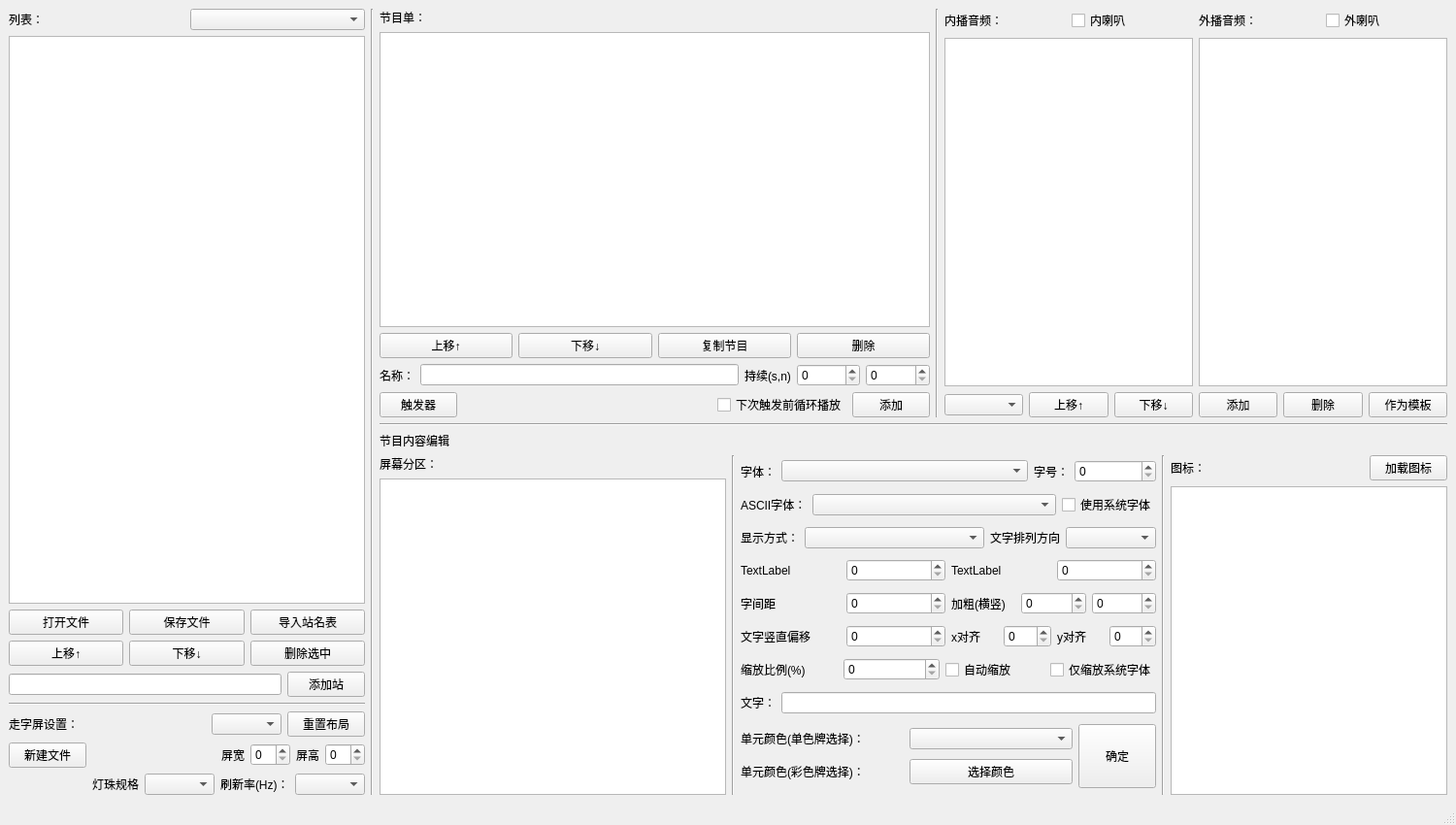
<?xml version="1.0" encoding="UTF-8"?>
<ui version="4.0">
 <class>ControlPanel</class>
 <widget class="QMainWindow" name="ControlPanel">
  <property name="geometry">
   <rect>
    <x>0</x>
    <y>0</y>
    <width>1500</width>
    <height>850</height>
   </rect>
  </property>
  <property name="minimumSize">
   <size>
    <width>1500</width>
    <height>850</height>
   </size>
  </property>
  <property name="maximumSize">
   <size>
    <width>1500</width>
    <height>850</height>
   </size>
  </property>
  <property name="windowTitle">
   <string>MainWindow</string>
  </property>
  <widget class="QWidget" name="centralwidget">
   <layout class="QHBoxLayout" name="horizontalLayout_28">
    <item>
     <layout class="QHBoxLayout" name="horizontalLayout_18" stretch="2,0,6">
      <item>
       <layout class="QVBoxLayout" name="verticalLayout" stretch="0,4,0,0,0,0,2">
        <item>
         <layout class="QHBoxLayout" name="horizontalLayout_30">
          <item>
           <widget class="QLabel" name="label">
            <property name="text">
             <string>列表：</string>
            </property>
           </widget>
          </item>
          <item>
           <widget class="QComboBox" name="combo_StopOrService"/>
          </item>
         </layout>
        </item>
        <item>
         <widget class="QTableWidget" name="tableWidget_lineChoose"/>
        </item>
        <item>
         <layout class="QHBoxLayout" name="horizontalLayout">
          <item>
           <widget class="QPushButton" name="btn_opFile">
            <property name="text">
             <string>打开文件</string>
            </property>
           </widget>
          </item>
          <item>
           <widget class="QPushButton" name="btn_saveFile">
            <property name="text">
             <string>保存文件</string>
            </property>
           </widget>
          </item>
          <item>
           <widget class="QPushButton" name="btn_newLine">
            <property name="text">
             <string>导入站名表</string>
            </property>
           </widget>
          </item>
         </layout>
        </item>
        <item>
         <layout class="QHBoxLayout" name="horizontalLayout_17">
          <item>
           <widget class="QPushButton" name="btn_MvUp_BusLine">
            <property name="text">
             <string>上移↑</string>
            </property>
           </widget>
          </item>
          <item>
           <widget class="QPushButton" name="btn_MvDn_BusLine">
            <property name="text">
             <string>下移↓</string>
            </property>
           </widget>
          </item>
          <item>
           <widget class="QPushButton" name="btn_delLine">
            <property name="text">
             <string>删除选中</string>
            </property>
           </widget>
          </item>
         </layout>
        </item>
        <item>
         <layout class="QHBoxLayout" name="horizontalLayout_2">
          <item>
           <widget class="QLineEdit" name="lineEdit"/>
          </item>
          <item>
           <widget class="QPushButton" name="btn_newStop">
            <property name="text">
             <string>添加站</string>
            </property>
           </widget>
          </item>
         </layout>
        </item>
        <item>
         <widget class="Line" name="line_4">
          <property name="orientation">
           <enum>Qt::Horizontal</enum>
          </property>
         </widget>
        </item>
        <item>
         <layout class="QVBoxLayout" name="verticalLayout_7" stretch="0,1,0,0">
          <item>
           <layout class="QHBoxLayout" name="horizontalLayout_21">
            <item>
             <widget class="QLabel" name="label_13">
              <property name="text">
               <string>走字屏设置：</string>
              </property>
             </widget>
            </item>
            <item>
             <spacer name="horizontalSpacer_5">
              <property name="orientation">
               <enum>Qt::Horizontal</enum>
              </property>
              <property name="sizeHint" stdset="0">
               <size>
                <width>40</width>
                <height>20</height>
               </size>
              </property>
             </spacer>
            </item>
            <item>
             <widget class="QComboBox" name="combo_ScreenColor"/>
            </item>
            <item>
             <widget class="QPushButton" name="btn_LineSet">
              <property name="text">
               <string>重置布局</string>
              </property>
             </widget>
            </item>
           </layout>
          </item>
          <item>
           <layout class="QVBoxLayout" name="verticalLayout_LayoutBtn"/>
          </item>
          <item>
           <layout class="QHBoxLayout" name="horizontalLayout_12">
            <item>
             <widget class="QPushButton" name="btn_NewFile">
              <property name="text">
               <string>新建文件</string>
              </property>
             </widget>
            </item>
            <item>
             <spacer name="horizontalSpacer_3">
              <property name="orientation">
               <enum>Qt::Horizontal</enum>
              </property>
              <property name="sizeHint" stdset="0">
               <size>
                <width>40</width>
                <height>20</height>
               </size>
              </property>
             </spacer>
            </item>
            <item>
             <widget class="QLabel" name="label_15">
              <property name="text">
               <string>屏宽</string>
              </property>
             </widget>
            </item>
            <item>
             <widget class="QSpinBox" name="spin_Width_1"/>
            </item>
            <item>
             <widget class="QLabel" name="label_16">
              <property name="text">
               <string>屏高</string>
              </property>
             </widget>
            </item>
            <item>
             <widget class="QSpinBox" name="spin_Width_2"/>
            </item>
           </layout>
          </item>
          <item>
           <layout class="QHBoxLayout" name="horizontalLayout_22" stretch="1,0,0,0,0">
            <item>
             <spacer name="horizontalSpacer_2">
              <property name="orientation">
               <enum>Qt::Horizontal</enum>
              </property>
              <property name="sizeHint" stdset="0">
               <size>
                <width>40</width>
                <height>20</height>
               </size>
              </property>
             </spacer>
            </item>
            <item>
             <widget class="QLabel" name="label_12">
              <property name="text">
               <string>灯珠规格</string>
              </property>
             </widget>
            </item>
            <item>
             <widget class="QComboBox" name="combo_FLedType"/>
            </item>
            <item>
             <widget class="QLabel" name="label_14">
              <property name="maximumSize">
               <size>
                <width>800</width>
                <height>800</height>
               </size>
              </property>
              <property name="text">
               <string>刷新率(Hz)：</string>
              </property>
             </widget>
            </item>
            <item>
             <widget class="QComboBox" name="combo_FlushRate"/>
            </item>
           </layout>
          </item>
         </layout>
        </item>
       </layout>
      </item>
      <item>
       <widget class="Line" name="line">
        <property name="orientation">
         <enum>Qt::Vertical</enum>
        </property>
       </widget>
      </item>
      <item>
       <layout class="QVBoxLayout" name="verticalLayout_6" stretch="6,0,0,5">
        <item>
         <layout class="QHBoxLayout" name="horizontalLayout_29" stretch="5,0,0">
          <item>
           <layout class="QVBoxLayout" name="verticalLayout_8">
            <item>
             <widget class="QLabel" name="label_19">
              <property name="text">
               <string>节目单：</string>
              </property>
             </widget>
            </item>
            <item>
             <widget class="QTableWidget" name="tableWidget_ProgramSheet"/>
            </item>
            <item>
             <layout class="QHBoxLayout" name="horizontalLayout_25">
              <item>
               <widget class="QPushButton" name="btn_MvUp_Program">
                <property name="text">
                 <string>上移↑</string>
                </property>
               </widget>
              </item>
              <item>
               <widget class="QPushButton" name="btn_MvDn_Program">
                <property name="text">
                 <string>下移↓</string>
                </property>
               </widget>
              </item>
              <item>
               <widget class="QPushButton" name="btn_CopyProgram">
                <property name="text">
                 <string>复制节目</string>
                </property>
               </widget>
              </item>
              <item>
               <widget class="QPushButton" name="btn_Remove">
                <property name="text">
                 <string>删除</string>
                </property>
               </widget>
              </item>
             </layout>
            </item>
            <item>
             <layout class="QHBoxLayout" name="horizontalLayout_26" stretch="0,5,0,1,1">
              <item>
               <widget class="QLabel" name="label_20">
                <property name="text">
                 <string>名称：</string>
                </property>
               </widget>
              </item>
              <item>
               <widget class="QLineEdit" name="lineEdit_ProgramName"/>
              </item>
              <item>
               <widget class="QLabel" name="label_21">
                <property name="text">
                 <string>持续(s,n)</string>
                </property>
               </widget>
              </item>
              <item>
               <widget class="QSpinBox" name="spinBox"/>
              </item>
              <item>
               <widget class="QSpinBox" name="spinBox_n"/>
              </item>
             </layout>
            </item>
            <item>
             <layout class="QHBoxLayout" name="horizontalLayout_31">
              <item>
               <widget class="QPushButton" name="pushButton">
                <property name="text">
                 <string>触发器</string>
                </property>
               </widget>
              </item>
              <item>
               <spacer name="horizontalSpacer_4">
                <property name="orientation">
                 <enum>Qt::Horizontal</enum>
                </property>
                <property name="sizeHint" stdset="0">
                 <size>
                  <width>40</width>
                  <height>20</height>
                 </size>
                </property>
               </spacer>
              </item>
              <item>
               <widget class="QCheckBox" name="chk_loop">
                <property name="text">
                 <string>下次触发前循环播放</string>
                </property>
               </widget>
              </item>
              <item>
               <widget class="QPushButton" name="btn_Add">
                <property name="text">
                 <string>添加</string>
                </property>
               </widget>
              </item>
             </layout>
            </item>
           </layout>
          </item>
          <item>
           <widget class="Line" name="line_3">
            <property name="orientation">
             <enum>Qt::Vertical</enum>
            </property>
           </widget>
          </item>
          <item>
           <layout class="QVBoxLayout" name="verticalLayout_10">
            <item>
             <layout class="QHBoxLayout" name="horizontalLayout_8">
              <item>
               <widget class="QLabel" name="label_24">
                <property name="text">
                 <string>内播音频：</string>
                </property>
               </widget>
              </item>
              <item>
               <widget class="QCheckBox" name="chk_inSpeak">
                <property name="text">
                 <string>内喇叭</string>
                </property>
               </widget>
              </item>
              <item>
               <widget class="QLabel" name="label_25">
                <property name="text">
                 <string>外播音频：</string>
                </property>
               </widget>
              </item>
              <item>
               <widget class="QCheckBox" name="chk_outSpeak">
                <property name="text">
                 <string>外喇叭</string>
                </property>
               </widget>
              </item>
             </layout>
            </item>
            <item>
             <layout class="QHBoxLayout" name="horizontalLayout_23">
              <item>
               <widget class="QTableWidget" name="tableWidget_AudioSheet"/>
              </item>
              <item>
               <widget class="QTableWidget" name="tableWidget_AudioSheet_out"/>
              </item>
             </layout>
            </item>
            <item>
             <layout class="QHBoxLayout" name="horizontalLayout_27">
              <item>
               <widget class="QComboBox" name="combo_EditingSwitcher"/>
              </item>
              <item>
               <widget class="QPushButton" name="btn_MvUp_Program_2">
                <property name="text">
                 <string>上移↑</string>
                </property>
               </widget>
              </item>
              <item>
               <widget class="QPushButton" name="btn_MvDn_Program_2">
                <property name="text">
                 <string>下移↓</string>
                </property>
               </widget>
              </item>
              <item>
               <widget class="QPushButton" name="btn_Add_2">
                <property name="text">
                 <string>添加</string>
                </property>
               </widget>
              </item>
              <item>
               <widget class="QPushButton" name="btn_Remove_2">
                <property name="text">
                 <string>删除</string>
                </property>
               </widget>
              </item>
              <item>
               <widget class="QPushButton" name="btn_AsTemplate">
                <property name="text">
                 <string>作为模板</string>
                </property>
               </widget>
              </item>
             </layout>
            </item>
           </layout>
          </item>
         </layout>
        </item>
        <item>
         <widget class="Line" name="line_2">
          <property name="orientation">
           <enum>Qt::Horizontal</enum>
          </property>
         </widget>
        </item>
        <item>
         <widget class="QLabel" name="label_22">
          <property name="text">
           <string>节目内容编辑</string>
          </property>
         </widget>
        </item>
        <item>
         <layout class="QHBoxLayout" name="horizontalLayout_14" stretch="5,0,6,0,4">
          <item>
           <layout class="QVBoxLayout" name="verticalLayout_2">
            <item>
             <widget class="QLabel" name="label_2">
              <property name="text">
               <string>屏幕分区：</string>
              </property>
             </widget>
            </item>
            <item>
             <widget class="QTableWidget" name="tableWidget_Screens"/>
            </item>
           </layout>
          </item>
          <item>
           <widget class="Line" name="line_6">
            <property name="orientation">
             <enum>Qt::Vertical</enum>
            </property>
           </widget>
          </item>
          <item>
           <layout class="QVBoxLayout" name="verticalLayout_3" stretch="1,1,1,1,1,1,1,1,0">
            <item>
             <layout class="QHBoxLayout" name="horizontalLayout_3" stretch="0,3,0,1">
              <item>
               <widget class="QLabel" name="label_4">
                <property name="text">
                 <string>字体：</string>
                </property>
               </widget>
              </item>
              <item>
               <widget class="QComboBox" name="combo_Font"/>
              </item>
              <item>
               <widget class="QLabel" name="label_11">
                <property name="text">
                 <string>字号：</string>
                </property>
               </widget>
              </item>
              <item>
               <widget class="QSpinBox" name="spin_FontSize"/>
              </item>
             </layout>
            </item>
            <item>
             <layout class="QHBoxLayout" name="horizontalLayout_4" stretch="0,1,0">
              <item>
               <widget class="QLabel" name="label_5">
                <property name="text">
                 <string>ASCII字体：</string>
                </property>
               </widget>
              </item>
              <item>
               <widget class="QComboBox" name="combo_ASCII_Font"/>
              </item>
              <item>
               <widget class="QCheckBox" name="checkBox_sysFont">
                <property name="text">
                 <string>使用系统字体</string>
                </property>
               </widget>
              </item>
             </layout>
            </item>
            <item>
             <layout class="QHBoxLayout" name="horizontalLayout_5" stretch="0,2,0,1">
              <item>
               <widget class="QLabel" name="label_6">
                <property name="text">
                 <string>显示方式：</string>
                </property>
               </widget>
              </item>
              <item>
               <widget class="QComboBox" name="combo_Show"/>
              </item>
              <item>
               <widget class="QLabel" name="label_23">
                <property name="text">
                 <string>文字排列方向</string>
                </property>
               </widget>
              </item>
              <item>
               <widget class="QComboBox" name="combo_TextDirect"/>
              </item>
             </layout>
            </item>
            <item>
             <layout class="QHBoxLayout" name="horizontalLayout_10">
              <item>
               <layout class="QHBoxLayout" name="horizontalLayout_6">
                <item>
                 <widget class="QLabel" name="label_Argv_1">
                  <property name="text">
                   <string>TextLabel</string>
                  </property>
                 </widget>
                </item>
                <item>
                 <widget class="QSpinBox" name="spinBox_Argv_1"/>
                </item>
               </layout>
              </item>
              <item>
               <layout class="QHBoxLayout" name="horizontalLayout_7">
                <item>
                 <widget class="QLabel" name="label_Argv_2">
                  <property name="text">
                   <string>TextLabel</string>
                  </property>
                 </widget>
                </item>
                <item>
                 <widget class="QSpinBox" name="spinBox_Argv_2"/>
                </item>
               </layout>
              </item>
             </layout>
            </item>
            <item>
             <layout class="QHBoxLayout" name="horizontalLayout_9">
              <item>
               <layout class="QHBoxLayout" name="horizontalLayout_24">
                <item>
                 <widget class="QLabel" name="label_WordSpace">
                  <property name="text">
                   <string>字间距</string>
                  </property>
                 </widget>
                </item>
                <item>
                 <widget class="QSpinBox" name="spinBox_WordSpace"/>
                </item>
               </layout>
              </item>
              <item>
               <layout class="QHBoxLayout" name="horizontalLayout_11">
                <item>
                 <widget class="QLabel" name="label_BoldSize">
                  <property name="text">
                   <string>加粗(横竖)</string>
                  </property>
                 </widget>
                </item>
                <item>
                 <widget class="QSpinBox" name="spinBox_BoldSizeX"/>
                </item>
                <item>
                 <widget class="QSpinBox" name="spinBox_BoldSizeY"/>
                </item>
               </layout>
              </item>
             </layout>
            </item>
            <item>
             <layout class="QHBoxLayout" name="horizontalLayout_34">
              <item>
               <layout class="QHBoxLayout" name="horizontalLayout_35">
                <item>
                 <widget class="QLabel" name="label_Y_Offset_2">
                  <property name="text">
                   <string>文字竖直偏移</string>
                  </property>
                 </widget>
                </item>
                <item>
                 <widget class="QSpinBox" name="spinBox_Y_Offset"/>
                </item>
               </layout>
              </item>
              <item>
               <layout class="QHBoxLayout" name="horizontalLayout_36">
                <item>
                 <widget class="QLabel" name="label_Align_x">
                  <property name="text">
                   <string>x对齐</string>
                  </property>
                 </widget>
                </item>
                <item>
                 <widget class="QSpinBox" name="spinBox_Align_x"/>
                </item>
                <item>
                 <widget class="QLabel" name="label_Align_y">
                  <property name="text">
                   <string>y对齐</string>
                  </property>
                 </widget>
                </item>
                <item>
                 <widget class="QSpinBox" name="spinBox_Align_y"/>
                </item>
               </layout>
              </item>
             </layout>
            </item>
            <item>
             <layout class="QHBoxLayout" name="horizontalLayout_32" stretch="2,1,1">
              <item>
               <layout class="QHBoxLayout" name="horizontalLayout_33">
                <item>
                 <widget class="QLabel" name="label_Zoom">
                  <property name="text">
                   <string>缩放比例(%)</string>
                  </property>
                 </widget>
                </item>
                <item>
                 <widget class="QSpinBox" name="spinBox_Zoom"/>
                </item>
               </layout>
              </item>
              <item>
               <widget class="QCheckBox" name="chk_AutoZoom">
                <property name="text">
                 <string>自动缩放</string>
                </property>
               </widget>
              </item>
              <item>
               <widget class="QCheckBox" name="chk_Argv1">
                <property name="text">
                 <string>仅缩放系统字体</string>
                </property>
               </widget>
              </item>
             </layout>
            </item>
            <item>
             <layout class="QHBoxLayout" name="horizontalLayout_15">
              <item>
               <widget class="QLabel" name="label_3">
                <property name="text">
                 <string>文字：</string>
                </property>
               </widget>
              </item>
              <item>
               <widget class="QLineEdit" name="lineEdit_Text"/>
              </item>
             </layout>
            </item>
            <item>
             <layout class="QHBoxLayout" name="horizontalLayout_13" stretch="1,0">
              <item>
               <layout class="QVBoxLayout" name="verticalLayout_9">
                <item>
                 <layout class="QHBoxLayout" name="horizontalLayout_19">
                  <item>
                   <widget class="QLabel" name="label_9">
                    <property name="text">
                     <string>单元颜色(单色牌选择)：</string>
                    </property>
                   </widget>
                  </item>
                  <item>
                   <widget class="QComboBox" name="combo_SingleColorChoose"/>
                  </item>
                 </layout>
                </item>
                <item>
                 <layout class="QHBoxLayout" name="horizontalLayout_20">
                  <item>
                   <widget class="QLabel" name="label_10">
                    <property name="text">
                     <string>单元颜色(彩色牌选择)：</string>
                    </property>
                   </widget>
                  </item>
                  <item>
                   <widget class="QPushButton" name="btn_Colorful_ChooseColor">
                    <property name="text">
                     <string>选择颜色</string>
                    </property>
                   </widget>
                  </item>
                 </layout>
                </item>
               </layout>
              </item>
              <item>
               <widget class="QPushButton" name="btn_ok">
                <property name="maximumSize">
                 <size>
                  <width>16777215</width>
                  <height>66</height>
                 </size>
                </property>
                <property name="text">
                 <string>确定</string>
                </property>
               </widget>
              </item>
             </layout>
            </item>
           </layout>
          </item>
          <item>
           <widget class="Line" name="line_5">
            <property name="orientation">
             <enum>Qt::Vertical</enum>
            </property>
           </widget>
          </item>
          <item>
           <layout class="QVBoxLayout" name="verticalLayout_5">
            <item>
             <layout class="QHBoxLayout" name="horizontalLayout_16">
              <item>
               <widget class="QLabel" name="label_8">
                <property name="text">
                 <string>图标：</string>
                </property>
               </widget>
              </item>
              <item>
               <spacer name="horizontalSpacer">
                <property name="orientation">
                 <enum>Qt::Horizontal</enum>
                </property>
                <property name="sizeHint" stdset="0">
                 <size>
                  <width>40</width>
                  <height>20</height>
                 </size>
                </property>
               </spacer>
              </item>
              <item>
               <widget class="QPushButton" name="btn_LoadIcons">
                <property name="text">
                 <string>加载图标</string>
                </property>
               </widget>
              </item>
             </layout>
            </item>
            <item>
             <widget class="QTableWidget" name="tableWidget_Icons"/>
            </item>
           </layout>
          </item>
         </layout>
        </item>
       </layout>
      </item>
     </layout>
    </item>
   </layout>
  </widget>
  <widget class="QMenuBar" name="menubar">
   <property name="geometry">
    <rect>
     <x>0</x>
     <y>0</y>
     <width>1500</width>
     <height>22</height>
    </rect>
   </property>
  </widget>
  <widget class="QStatusBar" name="statusbar"/>
 </widget>
 <resources/>
 <connections/>
</ui>
